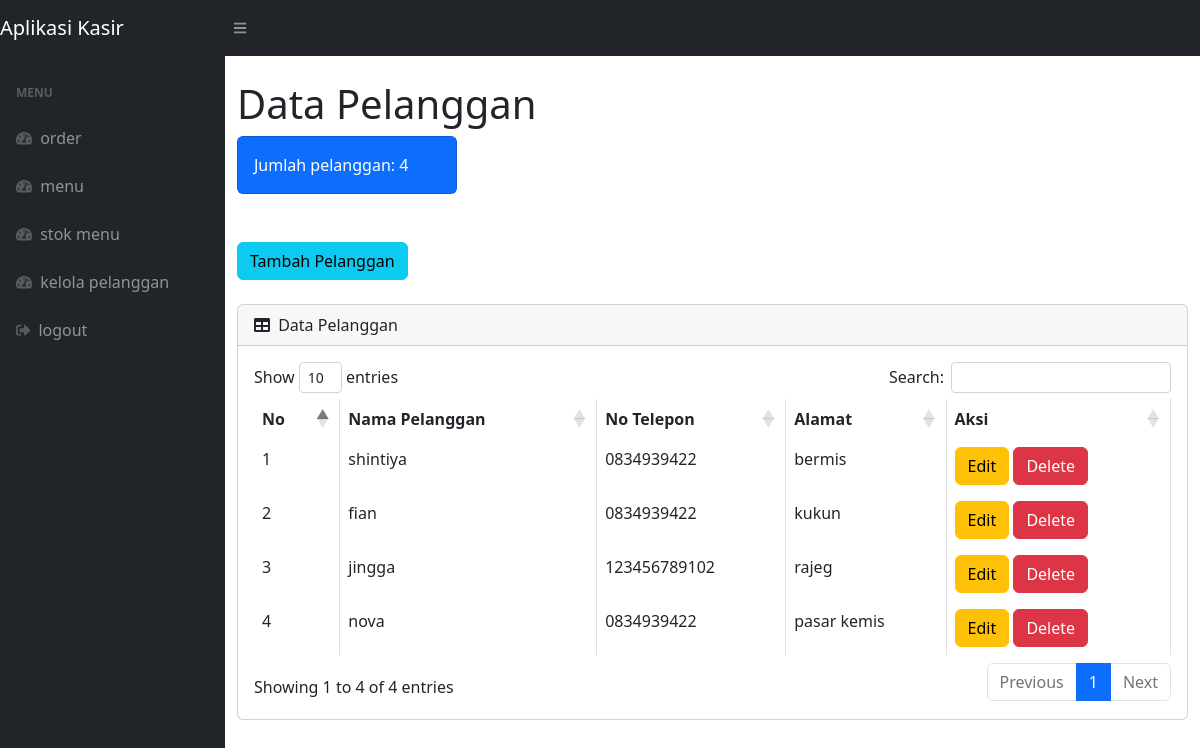
The app's page /pelanggan.php with its own data.
### tables this page shows
CREATE TABLE `pelanggan` (
  `id_pelanggan` int(11) NOT NULL,
  `namapelanggan` varchar(100) NOT NULL,
  `alamat` text DEFAULT NULL,
  `telepon` varchar(20) DEFAULT NULL
);

### pelanggan.php (the view, shortened to what this page needs)
<?php
require 'function.php';
$h1 = mysqli_query($c, "SELECT * FROM pelanggan");
$h2 = mysqli_num_rows($h1);
?>
<!DOCTYPE html>
<html lang="en">
<head>
    <link href="css/styles.css" rel="stylesheet" />
    <link href="https://cdn.datatables.net/1.10.20/css/dataTables.bootstrap4.min.css" rel="stylesheet" />
</head>
<body class="sb-nav-fixed">
    <nav class="sb-topnav navbar navbar-expand navbar-dark bg-dark">
        <a class="navbar-brand" href="index.php">Aplikasi Kasir</a>
        <button class="btn btn-link btn-sm order-1 order-lg-0" id="sidebarToggle">
            <i class="fas fa-bars"></i>
        </button>
    </nav>
    <div id="layoutSidenav">
        <div id="layoutSidenav_nav">
            <nav class="sb-sidenav accordion sb-sidenav-dark" id="sidenavAccordion">
                <div class="sb-sidenav-menu">
                <div class="nav">
                        <div class="sb-sidenav-menu-heading">menu</div>
                        <a class="nav-link" href="index.php">
                            <div class="sb-nav-link-icon"><i class="fas fa-tachometer-alt"></i></div>
                            order
                        </a>
                        <a class="nav-link" href="stock.php">
                            <div class="sb-nav-link-icon"><i class="fas fa-tachometer-alt"></i></div>
                             menu
                        </a>
                        <a class="nav-link" href="masuk.php">
                            <div class="sb-nav-link-icon"><i class="fas fa-tachometer-alt"></i></div>
                            stok menu
                        </a>
                        <a class="nav-link" href="pelanggan.php">
                            <div class="sb-nav-link-icon"><i class="fas fa-tachometer-alt"></i></div>
                            kelola pelanggan
                        </a>
                        <a class="nav-link" href="logout.php">
                            <div class="sb-nav-link-icon"><i class="fas fa-sign-out-alt"></i></div>
                            logout
                        </a>
                    </div>
                </div>
            </nav>
        </div>
        <div id="layoutSidenav_content">
            <main>
                <div class="container-fluid">
                    <h1 class="mt-4">Data Pelanggan</h1>
                    <div class="row mb-4">
                        <div class="col-xl-3 col-md-6">
                            <div class="card bg-primary text-white mb-4">
                                <div class="card-body">Jumlah pelanggan: <?= $h2; ?></div>
                            </div>
                        </div>
                    </div>
                    <button type="button" class="btn btn-info mb-4" data-toggle="modal" data-target="#myModal">
                        Tambah Pelanggan
                    </button>
                    <div class="card mb-4">
                        <div class="card-header"><i class="fas fa-table me-1"></i> Data Pelanggan</div>
                        <div class="card-body">
                            <div class="table-responsive">
                                <table class="table table-bordered" id="dataTable" width="100%" cellspacing="0">
                                    <thead>
                                        <tr>
                                            <th>No</th>
                                            <th>Nama Pelanggan</th>
                                            <th>No Telepon</th>
                                            <th>Alamat</th>
                                            <th>Aksi</th>
                                        </tr>
                                    </thead>
                                    <tbody>
                                    <?php
                                    $get = mysqli_query($c, "SELECT * FROM pelanggan");
                                    $i = 1;
                                    while ($p = mysqli_fetch_array($get)) {
                                        $idpel = $p['id_pelanggan'];
                                        $namapelanggan = $p['namapelanggan'];
                                        $notelp = $p['telepon'];
                                        $alamat = $p['alamat'];
                                    ?>
                                        <tr>
                                            <td><?= $i++; ?></td>
                                            <td><?= $namapelanggan; ?></td>
                                            <td><?= $notelp; ?></td>
                                            <td><?= $alamat; ?></td>
                                            <td>
                                                <button type="button" class="btn btn-warning" data-toggle="modal" data-target="#edit<?= $idpel; ?>">Edit</button>
                                                <button type="button" class="btn btn-danger" data-toggle="modal" data-target="#delete<?= $idpel; ?>">Delete</button>
                                            </td>
                                        </tr>
                                    <?php } ?>
                                    </tbody>
                                </table>
                            </div>
                        </div>
                    </div>
                </div>
            </main>
        </div>
    </div>
</body>
</html>

### records on screen
pelanggan: namapelanggan "shintiya", telepon "0834939422", alamat "bermis"
pelanggan: namapelanggan "fian", telepon "0834939422", alamat "kukun"
pelanggan: namapelanggan "jingga", telepon "123456789102", alamat "rajeg"
pelanggan: namapelanggan "nova", telepon "0834939422", alamat "pasar kemis"

### other values on screen
$h2 "4"
